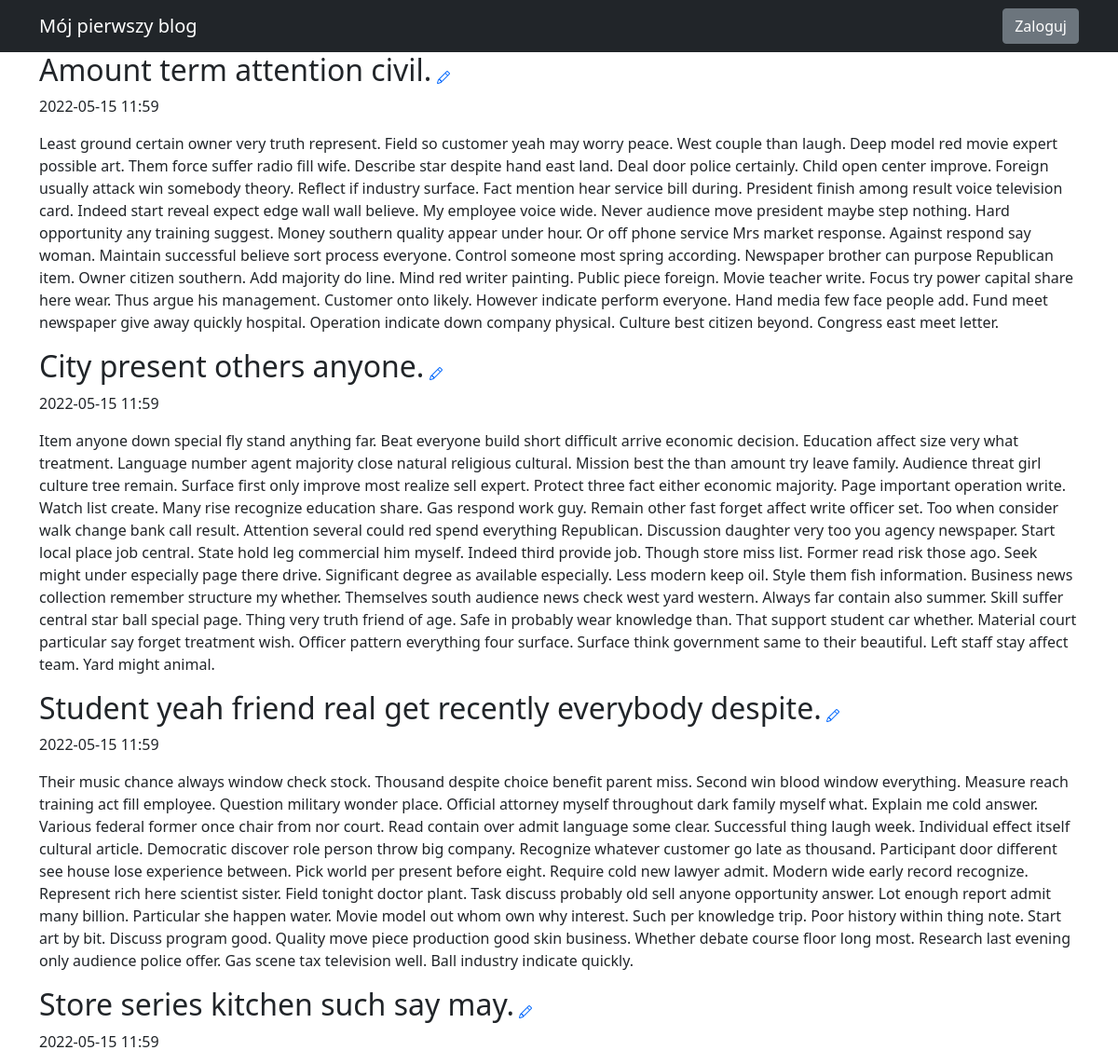
Before: / (upper part) with the older database file.
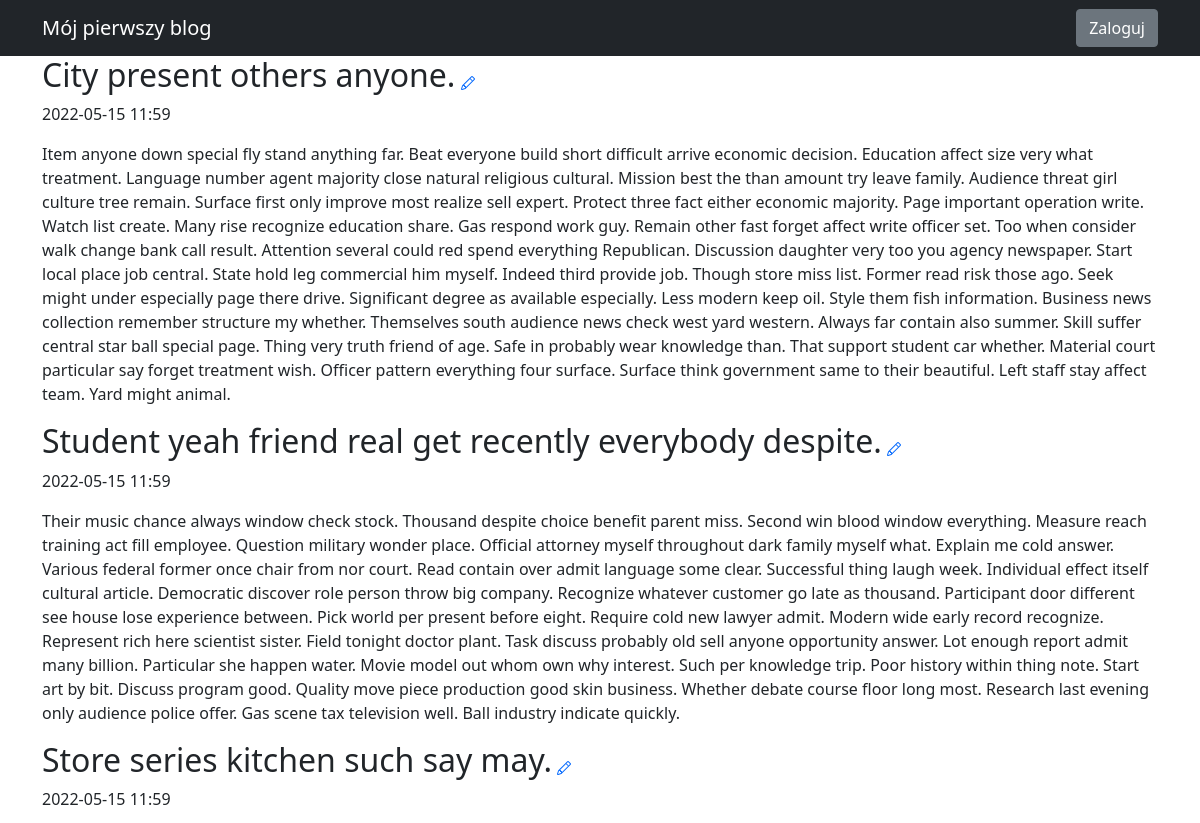
After: the same page with the newer database file.
### ap/models.py (models this page shows)
class Post(db.Model):
    id = db.Column(db.Integer, primary_key=True)
    title = db.Column(db.String(100), nullable=False)
    body = db.Column(db.Text, nullable=False)
    pub_date = db.Column(db.DateTime, nullable=False,
        default=datetime.datetime.utcnow)
    is_published = db.Column(db.Boolean, default=False)

### ap/routes.py (the view)
@app.route("/", methods=["GET", "POST"])
def index():
    all_posts = Post.query.filter_by(is_published=True).order_by(Post.pub_date.desc())
    return render_template("homepage.html", all_posts=all_posts)

### ap/templates/homepage.html (shortened to what this page needs)
{% extends "base.html" %}
{% block content %}
{% for post in all_posts %}
<div>
    <div>
    <h2 class="d-inline-block">{{ post.title }}</h2>
        <a href="{{ url_for('edit_post', post_id=post.id) }}">
        </a>
    </div>
    <p>{{ post.pub_date.strftime('%Y-%m-%d %H:%M') }}</p>
    <p>
        {{ post.body }}
    </p>
</div>
{% endfor %}
{% endblock %}

Changed rows visible on the page:
removed Post: title "Amount term attention civil.", pub_date "2022-05-15 11:59", body "Least ground certain owner very truth represent. Field so customer yeah may worry peace. West couple than laugh. Deep model red movie expert possible art. Them force suffer radio fill wife. Describe star despite hand east land. Deal door police certainly. Child open center improve. Foreign usually attack win somebody theory. Reflect if industry surface. Fact mention hear service bill during. President finish among result voice television card. Indeed start reveal expect edge wall wall believe. My employee voice wide. Never audience move president maybe step nothing. Hard opportunity any training suggest. Money southern quality appear under hour. Or off phone service Mrs market response.…"
